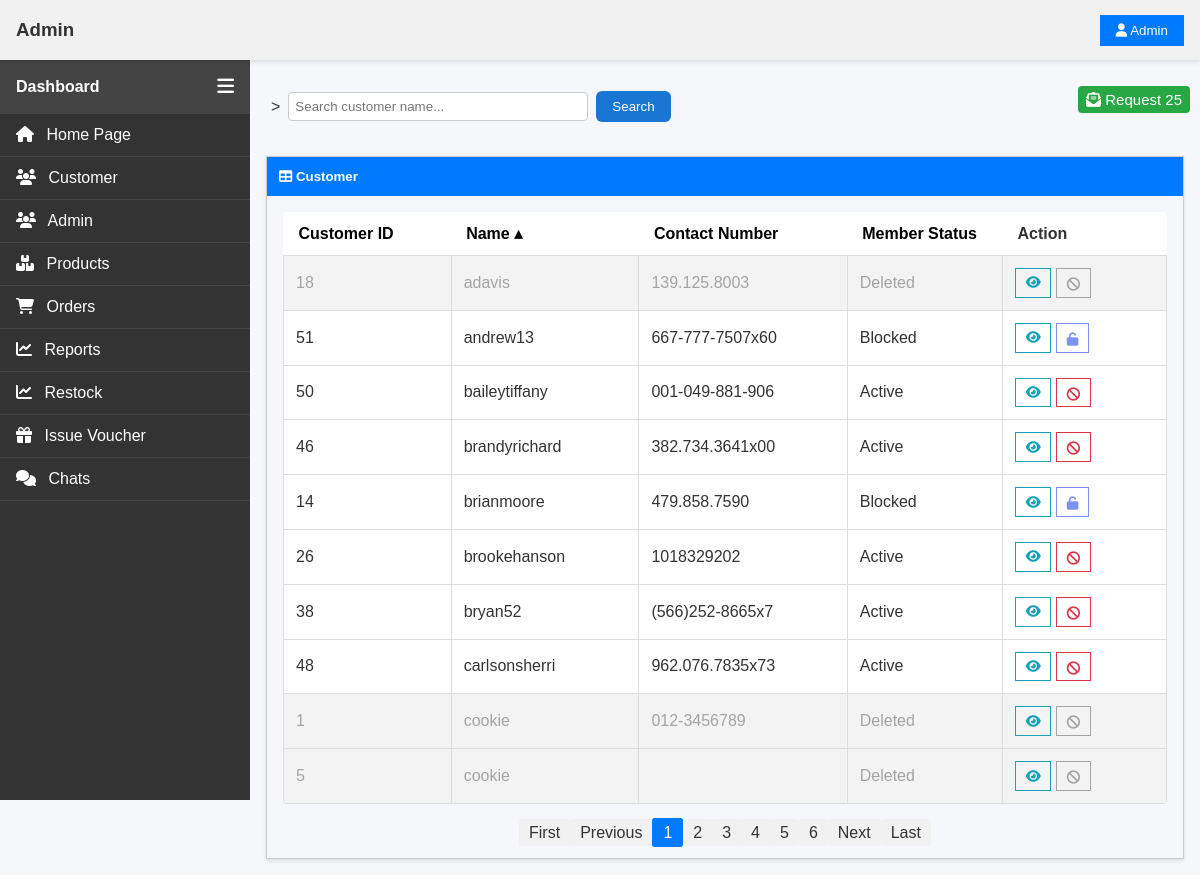
The app's page /pages/admin/view_customer.php?sort=username&dir=asc (signed in), older data.
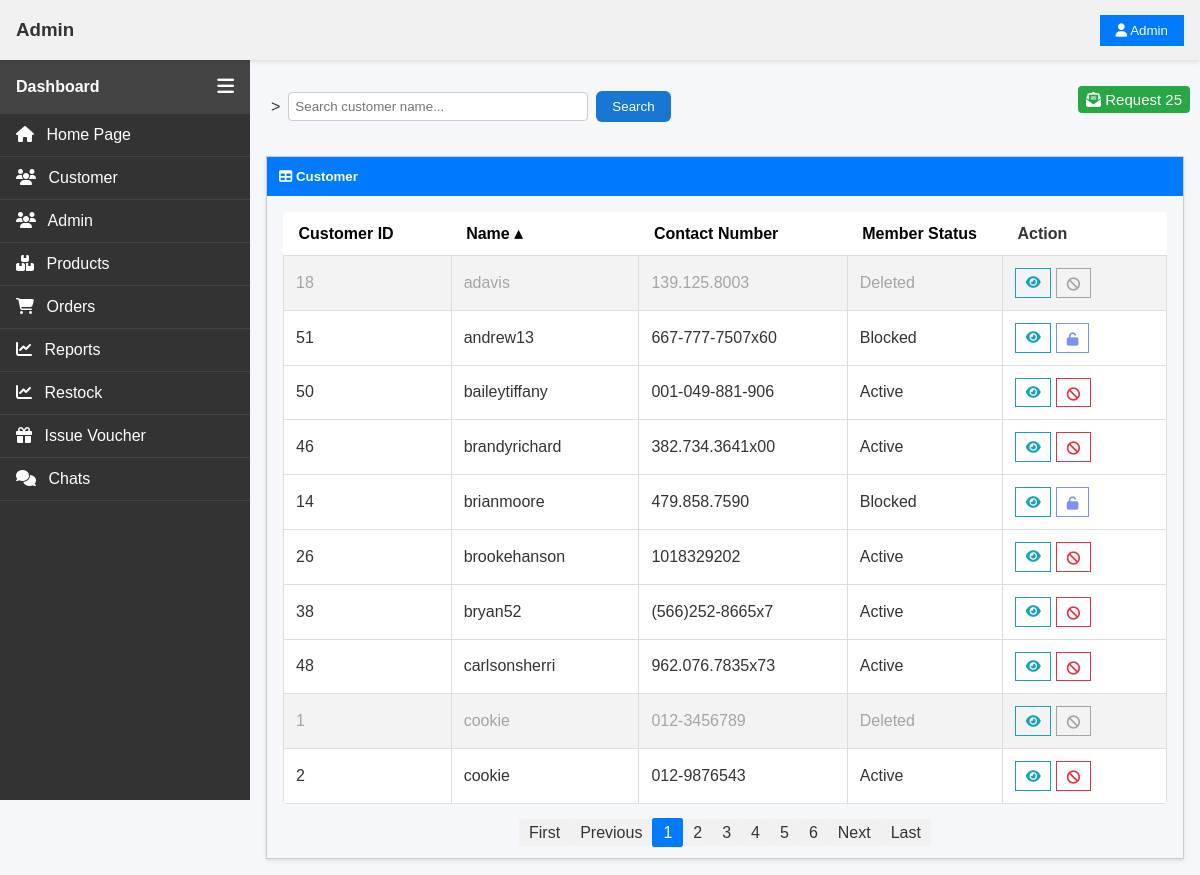
The same page, newer data.
### tables this page shows
CREATE TABLE `user` (
  `userID` int(11) NOT NULL,
  `username` varchar(255) NOT NULL,
  `passwordHash` varchar(255) NOT NULL,
  `address` text DEFAULT NULL,
  `birthdate` date DEFAULT NULL,
  `email` varchar(255) NOT NULL,
  `emailVerified` tinyint(1) NOT NULL DEFAULT 0 COMMENT 'tinyint(1) is the same as boolean. 0 is false, 1 is true.',
  `phoneNo` varchar(15) DEFAULT NULL,
  `gender` enum('F','M','R') NOT NULL DEFAULT 'R' COMMENT 'F: Female. \r\nM: Male.\r\nR: Rather not say',
  `profilePic` varchar(255) DEFAULT NULL,
  `bio` varchar(1000) DEFAULT NULL,
  `memberStatus` enum('Active','Blocked') NOT NULL DEFAULT 'Active' COMMENT 'Active: regular registered user. Blocked: barred from admin from logging in.',
  `isDeleted` tinyint(1) NOT NULL DEFAULT 0 COMMENT 'tinyint(1) is the same as boolean. 0 is false, 1 is true.'
);

### pages/admin/view_customer.php (the view, shortened to what this page needs)
<?php
require '../../_base.php';
require_once  "../admin/main.php";
?>
<?php
$fields = [
    'userID' => 'Customer ID',
    'username' => 'Name',
    'phoneNo' => 'Contact Number',
    'memberStatus' => 'Member Status'
];
$username = $_GET['username'] ?? '';
$sort = req('sort');
key_exists($sort,$fields)||$sort='userID';
$dir = req('dir');
in_array($dir,['asc','desc'])||$dir='asc';
$page = req('page', 1);
require_once '../../Pager.php';
$p = new Pager("SELECT * FROM user WHERE username like ? ORDER BY $sort $dir", ["%$username%"], 10, $page);
$arr = $p->result;
$stmA = $_db->prepare("SELECT COUNT(*) AS TotalRequest FROM blockeduser WHERE role ='user' AND status='request'");
$stmA->execute();
$resultA = $stmA->fetch();
?>
<div class="main-content" style="  margin-left: var(--sidebar-width);
margin-top: 50px;
padding: 1rem;">
<div class="searchBar" style="display:flex;">
    <div>
    <form class="search-box" method="get" action="view_customer.php">>
<input
$value ="<?= htmlentities($_GET[$username] ?? '', ENT_QUOTES, 'UTF-8');?>"
    type="text"
    name="username"
    placeholder="Search customer name..."
    style="padding: 6px; border-radius: 4px; border: 1px solid #ccc; width: 300px;"
    required >
  <button onclick="playSoundx()" type="submit">Search</button>
</form>
    </div>
    <div style="position: absolute; right: 0;">
    <a href="/pages/admin/view_customer_request.php" class="btn-add"><i class="fa-solid fa-envelope-open-text"></i> Request <?= htmlspecialchars($resultA->TotalRequest) ?></a>
    </div>
</div>
    <div class="container-table">
        <div class="tb-title">
            <h5 style="margin: 0;"><i class="fas fa-table"></i> Customer </h5>
        </div>
        <div style="padding: 1rem;">
            <table class="tb">
                <tr>
                <?php
        sorting($fields, $_GET['sort'] ?? '', $_GET['dir'] ?? '');
        ?>
        <th>Action</th>
                </tr>
                <?php foreach ($arr as $c): ?>
                    <tr class="row <?php if ($c->isDeleted == 1) echo 'deletedAccount' ?>">
                        <td class="content td"><?= $c->userID ?></td>
                        <td class="content td"><?= $c->username ?></td>
                        <td class="content td"><?= $c->phoneNo ?></td>
                        <td class="content td"><?= $c->isDeleted == 1 ? 'Deleted' : $c->memberStatus ?></td>
                        <td class="content td">
                            <div class="action">
                                <button class="action-btn-details" data-get="customer_detail.php?userID=<?= $c->userID ?>"><i class="fas fa-eye"></i></button>
                                <?php if ($c->memberStatus=='Active'): ?>
                                <button <?php if ($c->isDeleted == 1) echo 'disabled' ?>onclick="playSound()" class="action-btn-delete" data-post="/pages/admin/blockCustomer.php?userID=<?= $c->userID ?>" data-confirm="Are you sure you want to block this user?"><i class="fas fa-ban"></i></button>
                                <?php endif ?>
                                <?php if ($c->memberStatus=='Blocked'): ?>
                                <button <?php if ($c->isDeleted == 1) echo 'disabled' ?>onclick="playSound()" class="action-btn-unblocked" data-post="/pages/admin/unblockCustomer.php?userID=<?= $c->userID ?>" data-confirm="Are you sure you want to unblock this user?"><i class="fas fa-unlock"></i></button>
                                <?php endif ?>
                            </div>
                        </td>
                    </tr>
                <?php endforeach ?>
            </table>
            <div class="pagination" style="text-align: center; margin-top: 1rem;">
<?= $p->html("sort=$sort&dir=$dir") ?>
    </div>
        </div>
                                </div>
</div>
<?php
require '../../admin_foot.php';
?>

### pages/admin/main.php (shortened to what this page needs)
<!DOCTYPE html>
<html lang="en" data-theme="light">
<head>
  <link rel="stylesheet" href="https://cdnjs.cloudflare.com/ajax/libs/font-awesome/6.4.0/css/all.min.css">
  <link rel="stylesheet" href="/css/main.css">
  <link rel="stylesheet" href="/css/topbar.css">
  <link rel="stylesheet" href="/css/sidebar.css">
  <link rel="stylesheet" href="/css/admin.css">
  <link rel="stylesheet" href="../../lang.js">
  <?php link_stylesheet($stylesheetArray ?? ''); ?>
</head>
<body>
  <?php include __DIR__ . "/../../admin_topbar.php"; ?>
  <?php include __DIR__ . '/../../admin_sidebar.php'; ?>

### _base.php (shortened to what this page needs)
<?php
$time = time();
function link_stylesheet($stylesheetArray) {
    global $time;
    if (is_array($stylesheetArray)) {
        foreach ($stylesheetArray as $stylesheet) {
            echo "<link rel='stylesheet' href='$stylesheet?v=$time' />";
        }
    }
}
function req($key, $value=null){
    $value = $_REQUEST[$key] ?? $value;
    return is_array($value) ? array_map('trim',$value) : trim($value);
}
try {
    $_db = new PDO('mysql:dbname=web_based_assignment;host=localhost;port=3306', 'root', '', [
        PDO::ATTR_DEFAULT_FETCH_MODE => PDO::FETCH_OBJ,
        PDO::ATTR_ERRMODE => PDO::ERRMODE_EXCEPTION,
    ]);
}
catch (PDOException $e) {
    die("Database error: " . $e->getMessage());
}
if (is_logged_in("admin")) {
    global $_db;
    global $_admin;
    $_admin = $_db->query("SELECT * FROM `admin` WHERE id = '{$_SESSION['adminID']}'")->fetch();
}
function is_logged_in($role, $adminLevel = null): bool {
    if ($role == "user" ) {
        return isset($_SESSION['userID']);
    }
    else if ($role == "admin") {
        if (!$adminLevel) {
            return true;
        }
        global $_admin;
        return $_admin->adminLevel == $adminLevel;
    }
    else {
        return false;
    }
}
function admin_is_level($adminLevel) {
    global $_admin;
    return $_admin->adminLevel == $adminLevel;
}
function sorting($fields, $sort, $dir, $href = '') {
    foreach ($fields as $k => $v) {
        $d = 'asc';
        $c = '';
        if ($k == $sort) {
            $d = ($dir == 'asc') ? 'desc' : 'asc';
            $c = $dir; }
        $queryString = http_build_query(array_merge($_GET, ['sort' => $k, 'dir' => $d]));
        echo "<th><a href='?$queryString' class='$c'>$v</a></th>";
    }
}

### admin_topbar.php (shortened to what this page needs)
<!DOCTYPE html>
<html lang="en">
<head>
  <link rel="stylesheet" href="/css/topbar.css">
</head>
<body>
<div class="topbar">
  <h3>Admin</h3>
  <div class="topbar-right">
    <div class="dropdown">
      <button class="dropdown-toggle" type="button">
        <i class="fas fa-user"></i> Admin
      </button>
    </div>
  </div>
</div>

### admin_sidebar.php
<div class="sidebar" id="sidebar">
  <div class="sidebar-header">
    <h4>Dashboard</h4>
    <button class="sidebar-toggle-btn" id="sidebarToggle">
      <i class="fas fa-bars"></i>
    </button>
  </div>
  <ul class="nav-links">
    <li>
      <a href="/pages/admin/admin_home.php"><i class="fas fa-house"></i> Home Page</a>
    </li>
    <li>
      <a href="/pages/admin/view_customer.php"><i class="fas fa-users"></i> Customer</a>
    </li>
    <?php if(admin_is_level(adminLevel:"main")):?>
    <li>
      <a href="/pages/admin/admin_Management.php"><i class="fas fa-users"></i> Admin</a>
    </li>
    <?php endif?>
    <li>
      <a href="/pages/admin/product/admin_product.php"><i class="fas fa-boxes"></i> Products</a>
    </li>
    <li>
      <a href="/pages/admin/admin_order.php"><i class="fas fa-shopping-cart"></i> Orders</a>
    </li>
    <li>
      <a href="/pages/admin/product/adminProductAnlysis.php"><i class="fas fa-chart-line"></i> Reports</a>
    </li>
    <li>
      <a href="/pages/admin/product/stock.php"><i class="fas fa-chart-line"></i> Restock </a>
    </li>
    <li>
      <a href="/pages/admin/issueVoucher.php"><i class="fas fa-gift"></i> Issue Voucher </a>
    </li>
    <li>
      <a href="/pages/admin/admin_chat.php"><i class="fas fa-comments"></i> Chats </a>
    </li>
  </ul>
</div>

### pager.php (shortened to what this page needs)
<?php
class Pager {
    public $page;
    public $page_count;
    public function __construct($query, $params, $limit, $page) {
        global $_db;
        $this->limit = ctype_digit($limit) ? max($limit, 1) : 10;
        $this->page = ctype_digit($page) ? max($page, 1) : 1;
        $q = preg_replace('/SELECT.+FROM/', 'SELECT COUNT(*) FROM', $query, 1);
        $stm = $_db->prepare($q);
        $stm->execute($params);
        $this->item_count = $stm->fetchColumn();
        $this->page_count = ceil($this->item_count / $this->limit);
        $offset = ($this->page - 1) * $this->limit;
        $stm = $_db->prepare($query . " LIMIT $offset, $this->limit");
        $stm->execute($params);
        $this->result = $stm->fetchAll();
    }
    public function html($href = '', $attr = '') {
        $prev = max($this->page - 1, 1);
        $next = min($this->page + 1, $this->page_count);
        echo "<nav class='pager' $attr>";
        echo "<a href='?page=1&$href'>First</a>";
        echo "<a href='?page=$prev&$href'>Previous</a>";
        for ($p = 1; $p <= $this->page_count; $p++) {
            $c = $p == $this->page ? 'active' : '';
            echo "<a href='?page=$p&$href' class='$c'>$p</a>";
        }
        echo "<a href='?page=$next&$href'>Next</a>";
        echo "<a href='?page=$this->page_count&$href'>Last</a>";
        echo "</nav>";
    }
}

### admin_foot.php (shortened to what this page needs)
</body>
</html>

### css/main.css (style rules this page uses)
body { margin: 0; padding: 0; font-family: Arial, sans-serif; background-color: #f8f9fa; color: #333; }
.main-content { margin-left: var(--sidebar-width); margin-top: 50px; padding: 1rem; }
.container-table { border: 1px solid #ccc; box-shadow: 0 2px 4px rgba(0,0,0,0.1); }
.tb-title { background-color: #007bff; color: #fff; padding: 0.75rem; }
.tb { width: 100%; border-collapse: collapse; }
.td { padding: 0.75rem; border: 1px solid #ddd; }
.action-btn-details { padding: 0.3rem 0.6rem; border: 1px solid #17a2b8; background: none; cursor: pointer; color: #17a2b8; }
.action-btn-delete { padding: 0.3rem 0.6rem; padding-top: 8px ; border: 1px solid #dc3545; background: none; cursor: pointer; color: #dc3545; }
.action-btn-unblocked { padding: 0.3rem 0.6rem; padding-top: 8px ; border: 1px solid #7d92ee; background: none; cursor: pointer; color: #7d92ee; }
.pagination a { padding: 5px 10px; background: #f1f1f1; text-decoration: none; border-radius: 3px; color: #333; }
.pagination { display: flex; justify-content: center; align-items: center; gap: 5px; }
.pagination .active { background-color: #007bff; color: #fff; border: 1px solid #007bff; }
.search-box { display: flex; align-items: center; gap: 0.5rem; flex: 1; }
.search-box input[type="text"] { padding: 0.5rem 1rem; border-radius: 6px; border: 1px solid #ccc; flex: 1; }
.search-box button { padding: 0.5rem 1rem; border: none; background-color: #1976d2; color: white; border-radius: 6px; cursor: pointer; transition: background-color 0.3s; }

### css/topbar.css (style rules this page uses)
:root { --topbar-height: 60px; }
.topbar { position: fixed; top: 0; left: 0; right: 0; height: var(--topbar-height); background-color: #f1f1f1; color: #333; display: flex; align-items: center; justify-content: space-between; padding: 0 1rem; box-shadow: 0 2px 4px rgba(0, 0, 0, 0.1); z-index: 9999; }
.topbar h3 { margin: 0; }
.topbar-right { display: flex; align-items: center; gap: 1rem; }
.dropdown { position: relative; }
.dropdown-toggle { background: #007bff; color: #fff; border: none; padding: 0.5rem 1rem; cursor: pointer; }

### css/sidebar.css (style rules this page uses)
:root { --sidebar-width: 250px; --topbar-height: 60px; }
.sidebar { position: fixed; top: var(--topbar-height); left: 0; width: var(--sidebar-width); height: calc(100vh - var(--topbar-height)); background-color: #333; color: #fff; transition: all 0.3s; overflow-y: auto; z-index: 9998; }
.sidebar-header { display: flex; justify-content: space-between; align-items: center; background-color: #444; padding: 1rem; }
.sidebar-header h4 { margin: 0; }
.sidebar-toggle-btn { background: none; border: none; color: #fff; font-size: 1.2rem; cursor: pointer; }
.nav-links { list-style: none; padding: 0; margin: 0; }
.nav-links li { border-bottom: 1px solid #444; }
.nav-links li a { display: block; padding: 0.75rem 1rem; color: #fff; text-decoration: none; transition: background-color 0.2s; }
.nav-links li a i { margin-right: 0.5rem; }
.active { background-color: #555; }

### css/admin.css (style rules this page uses)
* { box-sizing: border-box; }
:root { --side-container-width: 150px; }
body { margin: 0; font-family: Arial, sans-serif; }
.main-content { margin-left: var(--sidebar-width); margin-top: 50px; padding: 1rem; }
.container-table { border: 1px solid #ccc; box-shadow: 0 2px 4px rgba(0,0,0,0.1); }
.tb-title { background-color: #007bff; color: #fff; padding: 0.75rem; }
.tb { width: 100%; border-collapse: collapse; }
.td { padding: 0.75rem; border: 1px solid #ddd; }
.action-btn-details { padding: 0.3rem 0.6rem; border: 1px solid #17a2b8; background: none; cursor: pointer; color: #17a2b8; }
.action-btn-delete { padding: 0.3rem 0.6rem; padding-top: 8px ; border: 1px solid #dc3545; background: none; cursor: pointer; color: #dc3545; }
.action-btn-unblocked { padding: 0.3rem 0.6rem; padding-top: 8px ; border: 1px solid #7d92ee; background: none; cursor: pointer; color: #7d92ee; }
.tb th a { color: inherit; display: block; color:black; text-decoration: none; }
.tb th a.asc::after { content: ' ▴'; }

### css/admin_product.css (style rules this page uses)
* { margin: 0; padding: 0; box-sizing: border-box; }
body { font-family: Arial, sans-serif; background-color: #f5f7fa; color: #333; }
.btn-add { background-color: #28a745; }
table { width: 100%; border-collapse: collapse; background-color: #fff; margin-bottom: 20px; border-radius: 4px; overflow: hidden; }
table th, table td { padding: 12px 15px; text-align: left; border-bottom: 1px solid #ddd; }
table th { font-weight: 600; }
.pagination a { padding: 5px 10px; background: #f1f1f1; text-decoration: none; border-radius: 3px; color: #333; }

Row changes from the older to the newer data that the page shows:
no longer on this page (row unchanged): user: userID "5", username "cookie", isDeleted "Deleted"
now on this page (row edited): user: userID "2", username "cookie", phoneNo "012-9876543", memberStatus "Active"
